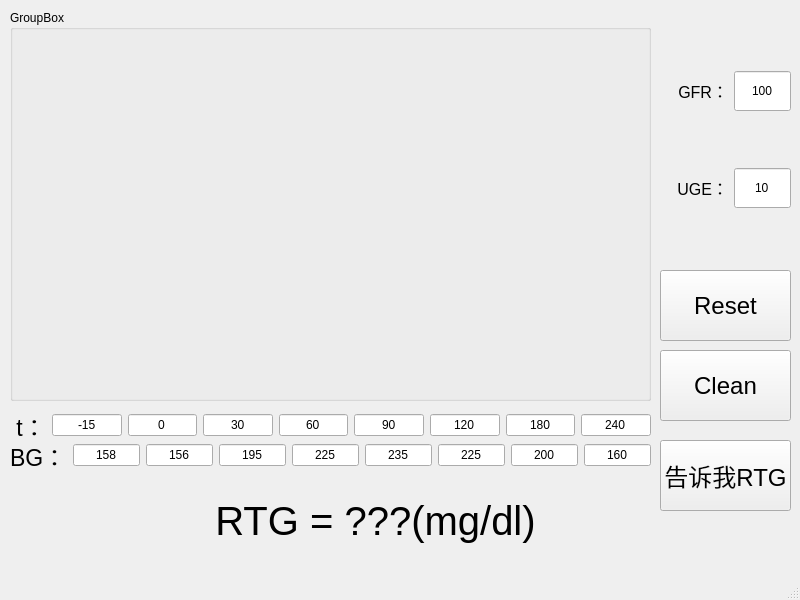
<?xml version="1.0" encoding="UTF-8"?>
<ui version="4.0">
 <class>MainWindow</class>
 <widget class="QMainWindow" name="MainWindow">
  <property name="geometry">
   <rect>
    <x>0</x>
    <y>0</y>
    <width>800</width>
    <height>600</height>
   </rect>
  </property>
  <property name="sizePolicy">
   <sizepolicy hsizetype="Fixed" vsizetype="Fixed">
    <horstretch>0</horstretch>
    <verstretch>0</verstretch>
   </sizepolicy>
  </property>
  <property name="minimumSize">
   <size>
    <width>800</width>
    <height>600</height>
   </size>
  </property>
  <property name="maximumSize">
   <size>
    <width>800</width>
    <height>600</height>
   </size>
  </property>
  <property name="sizeIncrement">
   <size>
    <width>800</width>
    <height>600</height>
   </size>
  </property>
  <property name="windowTitle">
   <string>MainWindow</string>
  </property>
  <widget class="QWidget" name="centralwidget">
   <widget class="QGroupBox" name="groupBox">
    <property name="geometry">
     <rect>
      <x>10</x>
      <y>10</y>
      <width>641</width>
      <height>391</height>
     </rect>
    </property>
    <property name="title">
     <string>GroupBox</string>
    </property>
   </widget>
   <widget class="QWidget" name="horizontalLayoutWidget">
    <property name="geometry">
     <rect>
      <x>10</x>
      <y>410</y>
      <width>641</width>
      <height>31</height>
     </rect>
    </property>
    <layout class="QHBoxLayout" name="horizontalLayout">
     <item>
      <widget class="QLabel" name="label_7">
       <property name="font">
        <font>
         <pointsize>17</pointsize>
        </font>
       </property>
       <property name="text">
        <string> t：</string>
       </property>
      </widget>
     </item>
     <item>
      <widget class="QLineEdit" name="t_15">
       <property name="inputMask">
        <string/>
       </property>
       <property name="text">
        <string>-15</string>
       </property>
       <property name="alignment">
        <set>Qt::AlignCenter</set>
       </property>
       <property name="placeholderText">
        <string/>
       </property>
      </widget>
     </item>
     <item>
      <widget class="QLineEdit" name="t0">
       <property name="text">
        <string>0</string>
       </property>
       <property name="alignment">
        <set>Qt::AlignCenter</set>
       </property>
       <property name="placeholderText">
        <string/>
       </property>
      </widget>
     </item>
     <item>
      <widget class="QLineEdit" name="t30">
       <property name="text">
        <string>30</string>
       </property>
       <property name="alignment">
        <set>Qt::AlignCenter</set>
       </property>
       <property name="placeholderText">
        <string/>
       </property>
      </widget>
     </item>
     <item>
      <widget class="QLineEdit" name="t60">
       <property name="text">
        <string>60</string>
       </property>
       <property name="alignment">
        <set>Qt::AlignCenter</set>
       </property>
       <property name="placeholderText">
        <string/>
       </property>
      </widget>
     </item>
     <item>
      <widget class="QLineEdit" name="t90">
       <property name="text">
        <string>90</string>
       </property>
       <property name="alignment">
        <set>Qt::AlignCenter</set>
       </property>
       <property name="placeholderText">
        <string/>
       </property>
      </widget>
     </item>
     <item>
      <widget class="QLineEdit" name="t120">
       <property name="text">
        <string>120</string>
       </property>
       <property name="alignment">
        <set>Qt::AlignCenter</set>
       </property>
       <property name="placeholderText">
        <string/>
       </property>
      </widget>
     </item>
     <item>
      <widget class="QLineEdit" name="t180">
       <property name="text">
        <string>180</string>
       </property>
       <property name="alignment">
        <set>Qt::AlignCenter</set>
       </property>
       <property name="placeholderText">
        <string/>
       </property>
      </widget>
     </item>
     <item>
      <widget class="QLineEdit" name="t240">
       <property name="text">
        <string>240</string>
       </property>
       <property name="alignment">
        <set>Qt::AlignCenter</set>
       </property>
       <property name="placeholderText">
        <string/>
       </property>
      </widget>
     </item>
    </layout>
   </widget>
   <widget class="QWidget" name="verticalLayoutWidget">
    <property name="geometry">
     <rect>
      <x>660</x>
      <y>20</y>
      <width>131</width>
      <height>241</height>
     </rect>
    </property>
    <layout class="QVBoxLayout" name="verticalLayout">
     <item>
      <layout class="QHBoxLayout" name="horizontalLayout_3">
       <item>
        <widget class="QLabel" name="label">
         <property name="font">
          <font>
           <pointsize>12</pointsize>
          </font>
         </property>
         <property name="text">
          <string>GFR：</string>
         </property>
         <property name="alignment">
          <set>Qt::AlignRight|Qt::AlignTrailing|Qt::AlignVCenter</set>
         </property>
        </widget>
       </item>
       <item>
        <widget class="QLineEdit" name="gfr">
         <property name="minimumSize">
          <size>
           <width>20</width>
           <height>40</height>
          </size>
         </property>
         <property name="maximumSize">
          <size>
           <width>57</width>
           <height>16777215</height>
          </size>
         </property>
         <property name="text">
          <string>100</string>
         </property>
         <property name="alignment">
          <set>Qt::AlignCenter</set>
         </property>
         <property name="placeholderText">
          <string>dl/min</string>
         </property>
        </widget>
       </item>
      </layout>
     </item>
     <item>
      <layout class="QHBoxLayout" name="horizontalLayout_4">
       <item>
        <widget class="QLabel" name="label_3">
         <property name="font">
          <font>
           <pointsize>12</pointsize>
          </font>
         </property>
         <property name="text">
          <string>UGE：</string>
         </property>
         <property name="alignment">
          <set>Qt::AlignRight|Qt::AlignTrailing|Qt::AlignVCenter</set>
         </property>
        </widget>
       </item>
       <item>
        <widget class="QLineEdit" name="uge">
         <property name="minimumSize">
          <size>
           <width>0</width>
           <height>40</height>
          </size>
         </property>
         <property name="maximumSize">
          <size>
           <width>57</width>
           <height>16777215</height>
          </size>
         </property>
         <property name="text">
          <string>10</string>
         </property>
         <property name="alignment">
          <set>Qt::AlignCenter</set>
         </property>
         <property name="placeholderText">
          <string>mg</string>
         </property>
        </widget>
       </item>
      </layout>
     </item>
    </layout>
   </widget>
   <widget class="QPushButton" name="RTG_PushButton">
    <property name="geometry">
     <rect>
      <x>660</x>
      <y>440</y>
      <width>131</width>
      <height>71</height>
     </rect>
    </property>
    <property name="font">
     <font>
      <pointsize>18</pointsize>
     </font>
    </property>
    <property name="text">
     <string>告诉我RTG</string>
    </property>
   </widget>
   <widget class="QLabel" name="RTG_label">
    <property name="geometry">
     <rect>
      <x>10</x>
      <y>480</y>
      <width>731</width>
      <height>81</height>
     </rect>
    </property>
    <property name="font">
     <font>
      <pointsize>30</pointsize>
     </font>
    </property>
    <property name="text">
     <string>RTG = ???(mg/dl)</string>
    </property>
    <property name="alignment">
     <set>Qt::AlignCenter</set>
    </property>
   </widget>
   <widget class="QWidget" name="horizontalLayoutWidget_2">
    <property name="geometry">
     <rect>
      <x>10</x>
      <y>440</y>
      <width>641</width>
      <height>31</height>
     </rect>
    </property>
    <layout class="QHBoxLayout" name="horizontalLayout_2">
     <item>
      <widget class="QLabel" name="label_8">
       <property name="font">
        <font>
         <pointsize>17</pointsize>
        </font>
       </property>
       <property name="text">
        <string>BG：</string>
       </property>
      </widget>
     </item>
     <item>
      <widget class="QLineEdit" name="bg_15">
       <property name="inputMask">
        <string/>
       </property>
       <property name="text">
        <string>158</string>
       </property>
       <property name="alignment">
        <set>Qt::AlignCenter</set>
       </property>
       <property name="placeholderText">
        <string>mg/dl</string>
       </property>
      </widget>
     </item>
     <item>
      <widget class="QLineEdit" name="bg0">
       <property name="text">
        <string>156</string>
       </property>
       <property name="alignment">
        <set>Qt::AlignCenter</set>
       </property>
       <property name="placeholderText">
        <string>mg/dl</string>
       </property>
      </widget>
     </item>
     <item>
      <widget class="QLineEdit" name="bg30">
       <property name="text">
        <string>195</string>
       </property>
       <property name="alignment">
        <set>Qt::AlignCenter</set>
       </property>
       <property name="placeholderText">
        <string>mg/dl</string>
       </property>
      </widget>
     </item>
     <item>
      <widget class="QLineEdit" name="bg60">
       <property name="text">
        <string>225</string>
       </property>
       <property name="alignment">
        <set>Qt::AlignCenter</set>
       </property>
       <property name="placeholderText">
        <string>mg/dl</string>
       </property>
      </widget>
     </item>
     <item>
      <widget class="QLineEdit" name="bg90">
       <property name="text">
        <string>235</string>
       </property>
       <property name="alignment">
        <set>Qt::AlignCenter</set>
       </property>
       <property name="placeholderText">
        <string>mg/dl</string>
       </property>
      </widget>
     </item>
     <item>
      <widget class="QLineEdit" name="bg120">
       <property name="text">
        <string>225</string>
       </property>
       <property name="alignment">
        <set>Qt::AlignCenter</set>
       </property>
       <property name="placeholderText">
        <string>mg/dl</string>
       </property>
      </widget>
     </item>
     <item>
      <widget class="QLineEdit" name="bg180">
       <property name="text">
        <string>200</string>
       </property>
       <property name="alignment">
        <set>Qt::AlignCenter</set>
       </property>
       <property name="placeholderText">
        <string>mg/dl</string>
       </property>
      </widget>
     </item>
     <item>
      <widget class="QLineEdit" name="bg240">
       <property name="text">
        <string>160</string>
       </property>
       <property name="alignment">
        <set>Qt::AlignCenter</set>
       </property>
       <property name="placeholderText">
        <string>mg/dl</string>
       </property>
      </widget>
     </item>
    </layout>
   </widget>
   <widget class="QPushButton" name="Clean_PushButton">
    <property name="geometry">
     <rect>
      <x>660</x>
      <y>350</y>
      <width>131</width>
      <height>71</height>
     </rect>
    </property>
    <property name="font">
     <font>
      <pointsize>18</pointsize>
     </font>
    </property>
    <property name="text">
     <string>Clean</string>
    </property>
   </widget>
   <widget class="QPushButton" name="Reset_PushButton">
    <property name="geometry">
     <rect>
      <x>660</x>
      <y>270</y>
      <width>131</width>
      <height>71</height>
     </rect>
    </property>
    <property name="font">
     <font>
      <pointsize>18</pointsize>
     </font>
    </property>
    <property name="text">
     <string>Reset</string>
    </property>
   </widget>
  </widget>
  <widget class="QMenuBar" name="menubar">
   <property name="geometry">
    <rect>
     <x>0</x>
     <y>0</y>
     <width>800</width>
     <height>23</height>
    </rect>
   </property>
  </widget>
  <widget class="QStatusBar" name="statusbar"/>
 </widget>
 <resources/>
 <connections/>
</ui>
